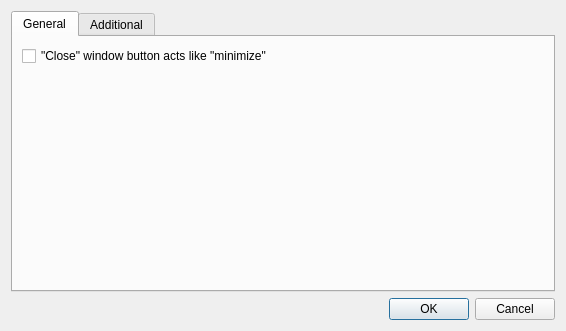
<?xml version="1.0" encoding="UTF-8"?>
<ui version="4.0">
 <class>AppSettingsDialog</class>
 <widget class="QDialog" name="AppSettingsDialog">
  <property name="geometry">
   <rect>
    <x>0</x>
    <y>0</y>
    <width>566</width>
    <height>331</height>
   </rect>
  </property>
  <property name="windowTitle">
   <string>Application preferences</string>
  </property>
  <layout class="QVBoxLayout" name="verticalLayout">
   <item>
    <widget class="QTabWidget" name="tabWidget">
     <property name="currentIndex">
      <number>0</number>
     </property>
     <widget class="QWidget" name="tabGeneral">
      <attribute name="title">
       <string>General</string>
      </attribute>
      <layout class="QFormLayout" name="formLayout">
       <item row="0" column="0" colspan="2">
        <widget class="QCheckBox" name="closeButtonLikeMinimize">
         <property name="text">
          <string>&quot;Close&quot; window button acts like &quot;minimize&quot;</string>
         </property>
        </widget>
       </item>
      </layout>
     </widget>
     <widget class="QWidget" name="tabAdditional">
      <attribute name="title">
       <string>Additional</string>
      </attribute>
      <layout class="QGridLayout" name="gridLayout">
       <item row="1" column="0" colspan="2">
        <spacer name="verticalSpacer">
         <property name="orientation">
          <enum>Qt::Vertical</enum>
         </property>
         <property name="sizeHint" stdset="0">
          <size>
           <width>20</width>
           <height>40</height>
          </size>
         </property>
        </spacer>
       </item>
       <item row="0" column="1">
        <widget class="QComboBox" name="logVerbosity"/>
       </item>
       <item row="0" column="0">
        <widget class="QLabel" name="labelLogVerbosity">
         <property name="text">
          <string>Log verbosity:</string>
         </property>
        </widget>
       </item>
       <item row="0" column="2" rowspan="2">
        <spacer name="horizontalSpacer">
         <property name="orientation">
          <enum>Qt::Horizontal</enum>
         </property>
         <property name="sizeHint" stdset="0">
          <size>
           <width>40</width>
           <height>20</height>
          </size>
         </property>
        </spacer>
       </item>
      </layout>
     </widget>
    </widget>
   </item>
   <item>
    <widget class="QDialogButtonBox" name="buttonBox">
     <property name="orientation">
      <enum>Qt::Horizontal</enum>
     </property>
     <property name="standardButtons">
      <set>QDialogButtonBox::Cancel|QDialogButtonBox::Ok</set>
     </property>
    </widget>
   </item>
  </layout>
 </widget>
 <resources/>
 <connections>
  <connection>
   <sender>buttonBox</sender>
   <signal>accepted()</signal>
   <receiver>AppSettingsDialog</receiver>
   <slot>accept()</slot>
   <hints>
    <hint type="sourcelabel">
     <x>248</x>
     <y>254</y>
    </hint>
    <hint type="destinationlabel">
     <x>157</x>
     <y>274</y>
    </hint>
   </hints>
  </connection>
  <connection>
   <sender>buttonBox</sender>
   <signal>rejected()</signal>
   <receiver>AppSettingsDialog</receiver>
   <slot>reject()</slot>
   <hints>
    <hint type="sourcelabel">
     <x>316</x>
     <y>260</y>
    </hint>
    <hint type="destinationlabel">
     <x>286</x>
     <y>274</y>
    </hint>
   </hints>
  </connection>
 </connections>
</ui>
